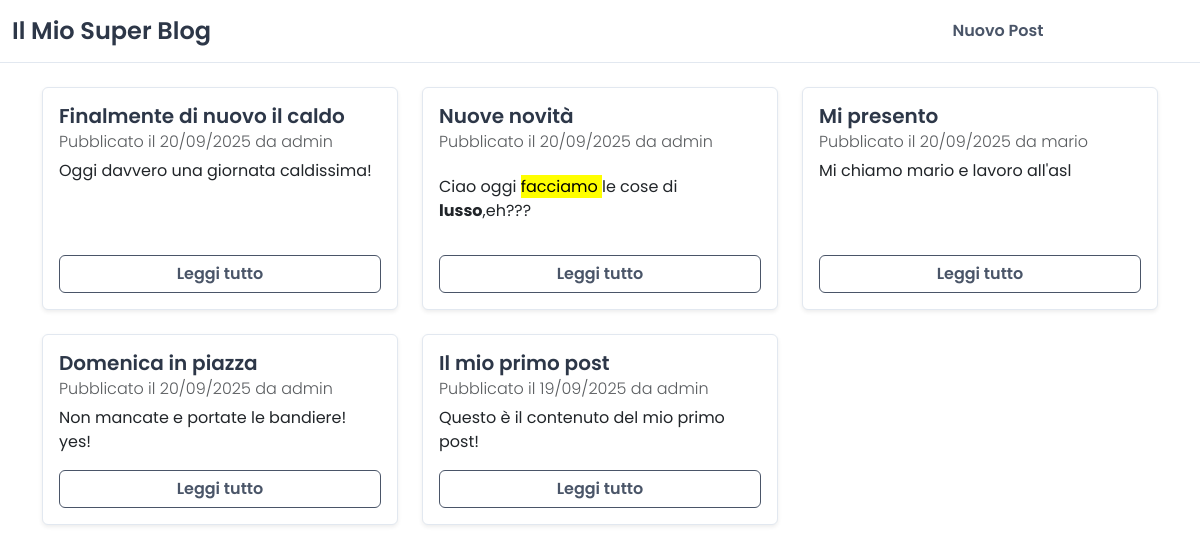
Screenshot of / (signed in) with the database file from the repository.
### blog/models.py (models this page shows, shortened)
class Post(models.Model):
    title = models.CharField(max_length=200)
    content = models.TextField()
    author = models.ForeignKey(
        get_user_model(),
        on_delete=models.CASCADE,
        related_name='posts'
    )
    tags = models.ManyToManyField(Tag, blank=True)
    created_at = models.DateTimeField(auto_now_add=True)
    updated_at = models.DateTimeField(auto_now=True)
    filter_horizontal = ('tags',)

### blog/views.py (the view)
# urls.py: path('', post_list_view, name='post_list'),
def post_list_view(request):
    posts = Post.objects.select_related('author').all().order_by('-created_at') # Prendiamo tutti i post, i più recenti prima
    context = {
        'posts': posts,
    }
    return render(request, "blog/post_list.html", context)

### templates/blog/post_list.html
{% extends "base.html" %}
{% block content %}
    <div class="row mt-4">
    {% for post in posts %}
        <div class="col-md-6 col-lg-4 mb-4">
            <div class="card h-100 shadow-sm">
                <div class="card-body d-flex flex-column">
                    <h5 class="card-title">
                        <a href="{% url 'blog:post_detail' pk=post.pk %}" class="text-decoration-none">{{ post.title }}</a>
                    </h5>
                    <h6 class="card-subtitle mb-2 text-muted fw-light">
                        Pubblicato il {{ post.created_at|date:"d/m/Y" }} da {{ post.author.username }}
                    </h6>
                    <p class="card-text">{{ post.content|truncatewords_html:20|safe }}</p>
                    <a href="{% url 'blog:post_detail' pk=post.pk %}" class="btn btn-primary mt-auto">Leggi tutto</a>
                </div>
            </div>
        </div>
    {% empty %}
        <div class="col-12">
            <div class="alert alert-info" role="alert">
                Nessun post trovato. Inizia a scrivere il primo!
            </div>
        </div>
    {% endfor %}
    </div>
{% endblock content %}

### static/css/style.css (style rules this page uses)
:root { --primary-color: #4A5568; --primary-hover: #2D3748; --light-gray: #f7fafc; --border-color: #e2e8f0; --dark-text: #2D3748; --body-font: 'Poppins', sans-serif; --border-radius: 0.375rem; }
body { font-family: var(--body-font); background-color: #fff; color: var(--dark-text); font-weight: 400; }
h1, h2, h3, h4, h5, h6 { font-weight: 600; color: var(--dark-text); }
a:not(.btn) { color: var(--primary-color); text-decoration: none; font-weight: 600; transition: color 0.2s ease-in-out; }
.card { border: 1px solid var(--border-color); transition: all 0.3s ease-in-out; box-shadow: 0 1px 3px rgba(0, 0, 0, 0.02); }
.card-title a { color: var(--dark-text); }
.btn-primary { background-color: transparent; border-color: var(--primary-color); color: var(--primary-color); font-weight: 600; transition: all 0.2s ease-in-out; }

### rows the page displays
Post: title "Finalmente di nuovo il caldo", created_at "20/09/2025", author.username "admin", content "Oggi davvero una giornata caldissima!"
Post: title "Nuove novità", created_at "20/09/2025", author.username "admin", content "Ciao oggi facciamo le cose di lusso ,eh???"
Post: title "Mi presento", created_at "20/09/2025", author.username "mario", content "Mi chiamo mario e lavoro all'asl"
Post: title "Domenica in piazza", created_at "20/09/2025", author.username "admin", content "Non mancate e portate le bandiere! yes!"
Post: title "Il mio primo post", created_at "19/09/2025", author.username "admin", content "Questo è il contenuto del mio primo post!"
